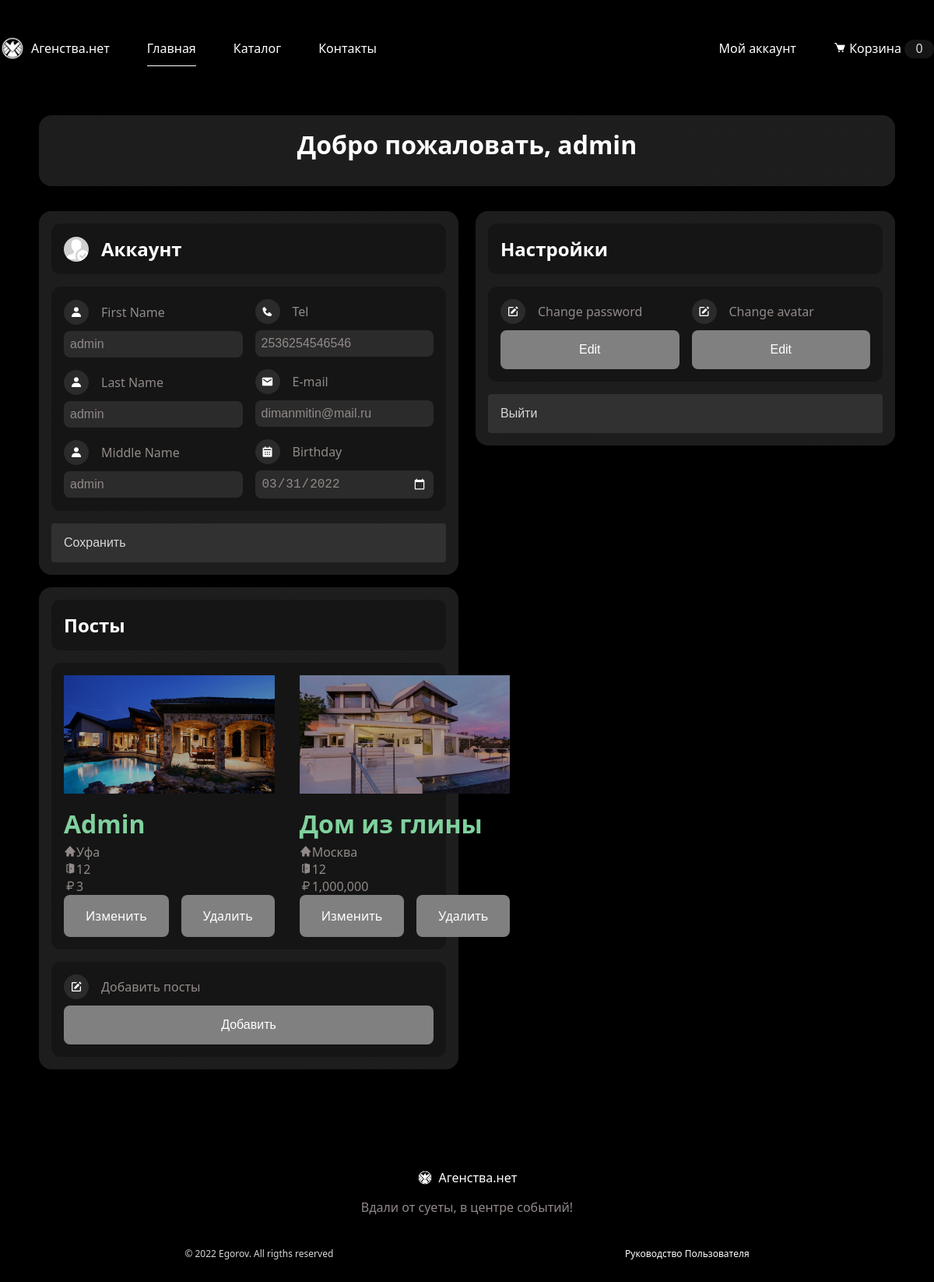
The app's page /profile.php (signed in) with its own data.
### tables this page shows
CREATE TABLE `users` (
  `id_User` int NOT NULL,
  `login` varchar(255) NOT NULL,
  `password` varchar(255) NOT NULL,
  `first_Name` varchar(255) NOT NULL,
  `middle_Name` varchar(255) NOT NULL,
  `last_Name` varchar(255) NOT NULL,
  `phone` varchar(255) NOT NULL,
  `email` varchar(255) NOT NULL,
  `date_of_birthday` varchar(255) NOT NULL,
  `avatar` text
);

CREATE TABLE `items` (
  `id_item` int NOT NULL,
  `image` text NOT NULL,
  `name` varchar(255) NOT NULL,
  `city` varchar(256) NOT NULL,
  `price` int NOT NULL,
  `description` text NOT NULL,
  `street` varchar(256) NOT NULL,
  `material` varchar(256) NOT NULL,
  `balcony` varchar(256) NOT NULL,
  `area` varchar(255) NOT NULL,
  `floor` int NOT NULL,
  `year` int NOT NULL,
  `bedrooms` int NOT NULL,
  `height` varchar(255) NOT NULL,
  `id_User` int NOT NULL
);

### profile.php (the view, shortened to what the rows shown need)
<?php
include("datebase.php");
?>
<?php
function phone_format($phone)
{
    $phone = trim($phone);
    $res = preg_replace(
        array(
            '/[\+]?([7|8])[-|\s]?\([-|\s]?(\d{3})[-|\s]?\)[-|\s]?(\d{3})[-|\s]?(\d{2})[-|\s]?(\d{2})/',
            '/[\+]?([7|8])[-|\s]?(\d{3})[-|\s]?(\d{3})[-|\s]?(\d{2})[-|\s]?(\d{2})/',
            '/[\+]?([7|8])[-|\s]?\([-|\s]?(\d{4})[-|\s]?\)[-|\s]?(\d{2})[-|\s]?(\d{2})[-|\s]?(\d{2})/',
            '/[\+]?([7|8])[-|\s]?(\d{4})[-|\s]?(\d{2})[-|\s]?(\d{2})[-|\s]?(\d{2})/',
            '/[\+]?([7|8])[-|\s]?\([-|\s]?(\d{4})[-|\s]?\)[-|\s]?(\d{3})[-|\s]?(\d{3})/',
            '/[\+]?([7|8])[-|\s]?(\d{4})[-|\s]?(\d{3})[-|\s]?(\d{3})/',
        ),
        array(
            '+7 ($2) $3-$4-$5',
            '+7 ($2) $3-$4-$5',
            '+7 ($2) $3-$4-$5',
            '+7 ($2) $3-$4-$5',
            '+7 ($2) $3-$4',
            '+7 ($2) $3-$4',
        ),
        $phone
    );
    return $res;
}
?>
<!DOCTYPE html>
<html lang="en">
<head>
    <link rel="stylesheet" href="https://cdn.jsdelivr.net/npm/boxicons@latest/css/boxicons.min.css" />
    <link rel="stylesheet" href="/assets/css/main.css" />
</head>
<body>
    <?php
                    $getLogin = 'SELECT * FROM `users` WHERE `id_User` = ' . $_SESSION['id_User'];
                    $res = mysqli_query($db, $getLogin);
                    if ($res) {
                        $row = mysqli_fetch_assoc($res);
                    }
    ?>
    <main class="main">
        <section class="section panel container" id="panel">
            <div class="welcome">
                <h2 class="section__title">
                    Добро пожаловать,
                    <?=
                $row['login'];
                ?>
                </h2>
            </div>
        </section>
        <section class="container">
            <div class="account">
                <div class="account-content">
                    <div class="input-container-profile">
                        <div class="input-item">
                            <div class="myaccount">
                                <img src="<?=$row['avatar']?>"
                                    alt="" class="square">
                                <h1>Аккаунт</h1>
                            </div>
                        </div>
                        <?php
                        if (isset($_POST['submit'])) {
                            if (isset($_POST['first_Name'])) {
                                $first_Name = $_POST['first_Name'];
                                if ($first_Name == '') {
                                    unset($first_Name);
                                }
                            }
                            if (isset($_POST['last_Name'])) {
                                $last_Name = $_POST['last_Name'];
                                if ($last_Name == '') {
                                    unset($last_Name);
                                }
                            }
                            if (isset($_POST['middle_Name'])) {
                                $middle_Name = $_POST['middle_Name'];
                                if ($middle_Name == '') {
                                    unset($middle_Name);
                                }
                            }
                            if (isset($_POST['phone'])) {
                                $phone = $_POST['phone'];
                                if ($phone == '') {
                                    unset($phone);
                                }
                            }
                            if (isset($_POST['email'])) {
                                $email = $_POST['email'];
                                if ($email == '') {
                                    unset($email);
                                }
                            }
                            if (isset($_POST['date_of_birthday'])) {
                                $date_of_birthday = $_POST['date_of_birthday'];
                                if ($date_of_birthday == '') {
                                    unset($date_of_birthday);
                                }
                            }
                            if (empty($first_Name) or empty($middle_Name) or empty($last_Name) or empty($phone) or empty($email) or empty($date_of_birthday)) {
                                echo "<script> location.href = 'login.php' </script>";
                                return;
                            }
                            $first_Name = stripslashes($first_Name);
                            $first_Name = htmlspecialchars($first_Name);
                            $middle_Name = stripslashes($middle_Name);
                            $middle_Name = htmlspecialchars($middle_Name);
                            $last_Name = stripslashes($last_Name);
                            $last_Name = htmlspecialchars($last_Name);
                            $phone = stripslashes($phone);
                            $phone = htmlspecialchars($phone);
                            $email = stripslashes($email);
                            $email = htmlspecialchars($email);
                            $date_of_birthday = stripslashes($date_of_birthday);
                            $date_of_birthday = htmlspecialchars($date_of_birthday);
                            $sql = "UPDATE users
                            SET `first_Name` = '$first_Name', `middle_Name` = '$middle_Name', `last_Name` = '$last_Name', `phone` = '$phone', `email` = '$email', `date_of_birthday` = '$date_of_birthday'
                            WHERE `id_User` = " . $_SESSION['id_User'];
                            $result = mysqli_query($db, $sql);
                            if ($result == true) {
                                echo "<script> location.href = 'profile.php' </script>";
                            } else {
                                echo "bad!";
                            }
                        } else {
                            ?>
                        <form method="post">
                            <div class="input-item">
                                <div class="infos">
                                    <div class="input-group">
                                        <div class="account-text">
                                            <div class="icon">
                                                <i class='bx bxs-user'></i>
                                            </div>
                                            <p class="title">First Name</p>
                                        </div>
                                        <div class="account-group">
                                            <input type="text" name="first_Name" class="subtitle"
                                                value="<?=$row['first_Name']?>">
                                        </div>
                                    </div>
                                    <div class="input-group">
                                        <div class="account-text">
                                            <div class="icon">
                                                <i class='bx bxs-user'></i>
                                            </div>
                                            <p class="title">Last Name</p>
                                        </div>
                                        <div class="account-group">
                                            <input type="text" name="last_Name" class="subtitle"
                                                value="<?=$row['last_Name']?>">
                                        </div>
                                    </div>
                                    <div class="input-group">
                                        <div class="account-text">
                                            <div class="icon">
                                                <i class='bx bxs-user'></i>
                                            </div>
                                            <p class="title">Middle Name</p>
                                        </div>
                                        <div class="account-group">
                                            <input type="text" name="middle_Name" class="subtitle"
                                                value="<?=$row['middle_Name']?>">
                                        </div>
                                    </div>
                                </div>
                                <div class="infos">
                                    <div class="input-group">
                                        <div class="account-text">
                                            <div class="icon">
                                                <i class='bx bxs-phone'></i>
                                            </div>
                                            <p class="title">Tel</p>
                                        </div>
                                        <div class="account-group">
                                            <input type="text" name="phone" class="subtitle"
                                                value="<?=phone_format($row['phone'])?>">
                                        </div>
                                    </div>
                                    <div class="input-group">
                                        <div class="account-text">
                                            <div class="icon">
                                                <i class='bx bxs-envelope'></i>
                                            </div>
                                            <p class="title">E-mail</p>
                                        </div>
                                        <div class="account-group">
                                            <input type="text" name="email" class="subtitle"
                                                value="<?=$row['email']?>">
                                        </div>
                                    </div>
                                    <div class="input-group">
                                        <div class="account-text">
                                            <div class="icon">
                                                <i class='bx bxs-calendar'></i>
                                            </div>
                                            <p class="title">Birthday</p>
                                        </div>
                                        <div class="account-group">
                                            <input type="date" name="date_of_birthday" class="subtitle"
                                                value="<?=$row['date_of_birthday']?>">
                                        </div>
                                    </div>
                                </div>
                            </div>
                            <input class="panel__login" type="submit" id="submit" name="submit" value="Сохранить">
                        </form>
                        <?php
                        }?>
                    </div>
                </div>
                <div class="account-content">
                    <div class="input-container-profile">
                        <div class="input-item">
                            <h1>Настройки</h1>
                        </div>
                    </div>
                </div>
                <div class="account-content">
                    <div class="input-container-profile">
                        <div class="input-item">
                            <h1>Посты</h1>
                        </div>
                        <div class="input-item">
                            <div class="category__container container grid">
                                <?php
$sql = "SELECT * FROM items WHERE id_User = " . $_SESSION['id_User'];
$res = mysqli_query($db, $sql);
if (mysqli_num_rows($res) > 0) {
    foreach ($res as $item) { ?>
                                <div class="category__data">
                                    <img src="<?=$item['image'] ?>"
                                        alt="" class="category__img" />
                                    <h3 class="category__title"><?=$item['name'] ?>
                                    </h3>
                                    <p class="category__description">
                                        <i class="bx bxs-home"></i><?=$item['city'] ?>
                                    </p>
                                    <p class="category__description">
                                        <i class="bx bxs-door-open"></i><?=$item['bedrooms'] ?>
                                    </p>
                                    <p class="category__description">
                                        <i class="bx bx-ruble"></i><?=number_format($item['price']); ?>
                                    </p>
                                    <div class="addInfo">
                                        <a id="post_edit" class="button"
                                            href="update.php?id=<?=$item['id_item']?>">Изменить</a>
                                        <a id="post_delete" class="button"
                                            href="delete.php?id=<?=$item['id_item']?>">Удалить</a>
                                    </div>
                                </div>
                                <?php
    }
} else {
    echo "<i class='bx bx-sad' style='text-align: center;'></i>";
    echo "<i class='bx bx-sad' style='text-align: center;'></i>";
}
?>
                            </div>
                        </div>
                    </div>
                </div>
            </div>
        </section>
    </main>
</body>
</html>

### records on screen
users: login "admin", avatar (picture), first_Name "admin", last_Name "admin", middle_Name "admin", phone "2536254546546", email "dimanmitin@mail.ru", date_of_birthday "03/31/2022"
items: image (picture), name "Admin", city "Уфа", bedrooms "12", price "3"
items: image (picture), name "Дом из глины", city "Москва", bedrooms "12", price "1,000,000"
